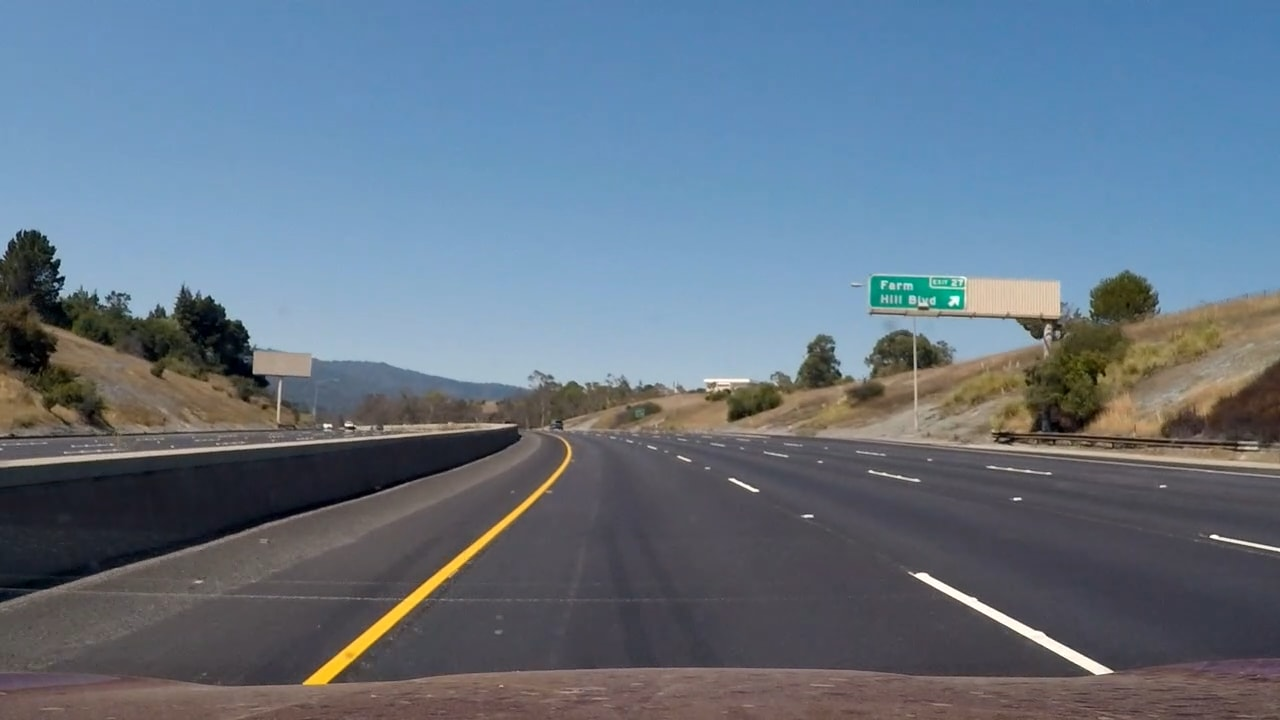
#> input picture examples/cap_project_video_00_00_01_01.jpg, 1280 x 720 px
$ jupyter execute --allow-errors P5_temp.ipynb   (shell and % lines are left out)   (older library calls are emulated)
#> lines starting #> are read from the running program, lines starting #| are printed output that depends on the picture; after the words box and inside, x2 and y2 are one past the last pixel; in counts of white or black regions, pixels touching at a corner belong together
[cell 1]
import cv2
import os
import numpy as np
import matplotlib.pyplot as plt
from mpl_toolkits.mplot3d import Axes3D

# [27 lines left out: function plot3d, not called in this run]


# Read a color image
fname = "learn/vehicles/GTI_MiddleClose/image0113.png"
img = cv2.imread(fname)

# Select a small fraction of pixels to plot by subsampling it
#> (the rest of this cell did not finish here and is left out)

[cell 2]
import numpy as np
import cv2
from skimage.feature import hog

# [42 lines left out: functions convert_color, get_hog_features, bin_spatial, color_hist, not called in this run]

import matplotlib.image as mpimg
import matplotlib.pyplot as plt
import numpy as np
import pickle
import cv2
# [6 lines of commented-out code are left out]

#> (the rest of this cell did not finish here and is left out)

[cell 3]
# Import everything needed to edit/save/watch video clips
from moviepy.editor import VideoFileClip

t_from = 38
t_till = 42

#vidoe_output = 'project_video_out_' + str(t_from) + "-" + str(t_till) + '.mp4'
vidoe_output = 'project_video5_out.mp4'

## To speed up the testing process you may want to try your pipeline on a shorter subclip of the video
## To do so add .subclip(start_second,end_second) to the end of the line below
## Where start_second and end_second are integer values representing the start and end of the subclip
## You may also uncomment the following line for a subclip of the first 5 seconds
##clip1 = VideoFileClip("test_videos/solidWhiteRight.mp4").subclip(0,5)

#> (the rest of this cell did not finish here and is left out)

[cell 4]
from IPython.display import HTML

HTML("""
<video width="960" height="540" controls>
  <source src="{0}">
</video>
""".format(vidoe_output))

#> (a cell that did not finish here is left out)

[cell 6]
import numpy as np
import cv2
import matplotlib.pyplot as plt
import matplotlib.image as mpimg
import random

# Here is your draw_boxes function from the previous exercise
def draw_boxes(img, bboxes, color=(0, 0, 255), thick=6):
    # Make a copy of the image
    imcopy = np.copy(img)
    # Iterate through the bounding boxes
    for bbox in bboxes:
        # Draw a rectangle given bbox coordinates
        #color_rnd=(random.randrange(0, 256, 1), random.randrange(0, 256, 1), random.randrange(0, 256, 1))
        cv2.rectangle(imcopy, bbox[0], bbox[1], color, thick)
        # Return the image copy with boxes drawn
    return imcopy

# Define a function that takes an image,
# start and stop positions in both x and y,
# window size (x and y dimensions),
# and overlap fraction (for both x and y)
def slide_window(img, x_start_stop=(None, None), y_start_stop=(None, None),
    xy_window=(64, 64), xy_overlap=(0.5, 0.5)):
    # If x and/or y start/stop positions not defined, set to image size
    x_start_stop = list(x_start_stop)
    y_start_stop = list(y_start_stop)
    if x_start_stop[0] == None:
        x_start_stop[0] = 0
    if x_start_stop[1] == None:
        x_start_stop[1] = img.shape[1]
    if y_start_stop[0] == None:
        y_start_stop[0] = 0
    if y_start_stop[1] == None:
        y_start_stop[1] = img.shape[0]
    # Compute the span of the region to be searched
    xspan = x_start_stop[1] - x_start_stop[0]
    yspan = y_start_stop[1] - y_start_stop[0]
    # Compute the number of pixels per step in x/y
    nx_pix_per_step = np.int(xy_window[0]*(1 - xy_overlap[0]))
    ny_pix_per_step = np.int(xy_window[1]*(1 - xy_overlap[1]))
    # Compute the number of windows in x/y
    nx_buffer = np.int(xy_window[0]*(xy_overlap[0]))
    ny_buffer = np.int(xy_window[1]*(xy_overlap[1]))
    nx_windows = np.int((xspan-nx_buffer)/nx_pix_per_step)
    ny_windows = np.int((yspan-ny_buffer)/ny_pix_per_step)
    # Initialize a list to append window positions to
    window_list = []
    # Loop through finding x and y window positions
    # Note: you could vectorize this step, but in practice
    # you'll be considering windows one by one with your
    # classifier, so looping makes sense
    for ys in range(ny_windows):
        for xs in range(nx_windows):
            # Calculate window position
            startx = xs*nx_pix_per_step + x_start_stop[0]
            endx = startx + xy_window[0]
            starty = ys*ny_pix_per_step + y_start_stop[0]
            endy = starty + xy_window[1]
            # Append window position to list
            window_list.append(((startx, starty), (endx, endy)))
    # Return the list of windows
    return window_list

#image = mpimg.imread('test_image.jpg')

image_fnames = \
    [
        'examples/cap_project_video_00_00_01_01.jpg',
        'examples/cap_project_video_00_00_10_02.jpg',
        'examples/cap_project_video_00_00_16_03.jpg',
        'examples/cap_project_video_00_00_25_04.jpg',
        'examples/cap_project_video_00_00_29_05.jpg',
        'examples/cap_project_video_00_00_37_06.jpg',
        'examples/cap_project_video_00_00_44_07.jpg',
        'examples/cap_project_video_00_00_48_08.jpg',
    ]

# windows should be easily converted into 64x64
regions = \
    [   # x_start_stop, y_start_stop, xy_window, xy_overlap, color
        #[ (None, None), (400, 485), ( 64,  64), (0.5, 0.7500), (251, 89, 114) ], # upper 1/4
        #[ (None, None), (400, 529), ( 96,  96), (0.5, 0.6667), (253, 87, 253) ], # upper 1/4-2/4
        #[ (None, None), (400, 560), (128, 128), (0.5, 0.7500), (174, 88, 252) ], # upper 2/4-3/4
        #[ (None, None), (400, 705), (224, 224), (0.5, 0.7143), ( 87, 91, 253) ], # upper 4/4-4/4
        [ (545, None), (400, 485), ( 64,  64), (0.5, 0.75), (251, 89, 114) ], # upper 1/4
        [ (545, None), (400, 529), ( 96,  96), (0.5, 0.66), (253, 87, 253) ], # upper 1/4-2/4
        [ (545, None), (400, 561), (128, 128), (0.5, 0.75), (174, 88, 252) ], # upper 2/4-3/4
        [ (405, None), (400, 705), (224, 224), (0.5, 0.71), ( 87, 91, 253) ], # upper 3/4-4/4
    ]

for fname in image_fnames:
    img = mpimg.imread(fname)
#> img is the input picture: shape (720, 1280, 3); mean R, G, B 100.6, 115.9, 131.8

    n = 0
    for reg in regions:
        windows = slide_window(img, x_start_stop=reg[0], y_start_stop=reg[1],
            xy_window=reg[2], xy_overlap=reg[3])
        n += len(windows)
        img = draw_boxes(img, windows, color=reg[4], thick=2)
#> this loop made 4 passes
#> n on passes 1 to 4: 42, 70, 90, 102
#> pass 1, `img = draw_boxes(img, windows, color=reg[4], thick=2)`:
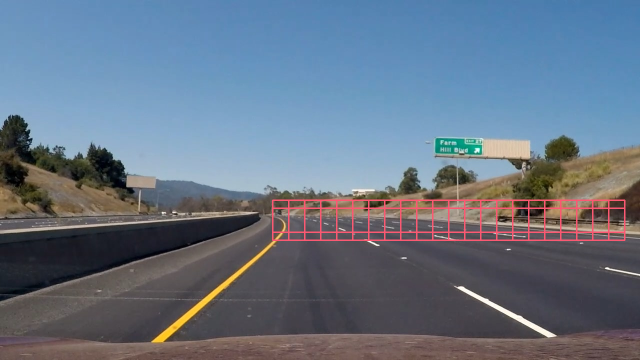
#> img: shape (720, 1280, 3) (shown at 1/2 size); mean R, G, B 102.7, 115.8, 132.2
#> after the loop:
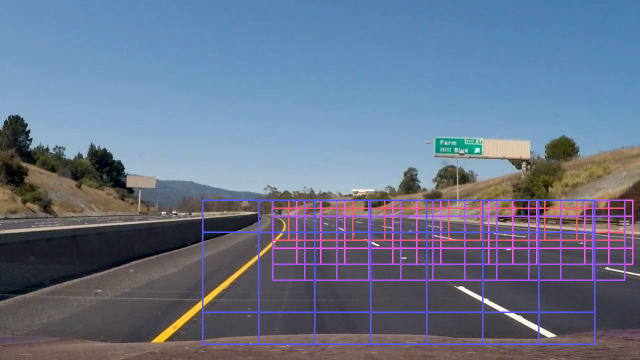
#> img: shape (720, 1280, 3) (shown at 1/2 size); mean R, G, B 103.4, 116, 138.1
#> after the loop, n = 102

    #print (n)
    plt.figure(figsize=(14,9))
#> (this line was passed over: IPython is not available in this run)
    cv2.putText(img, 'n_wnd=' + str(n), (50,50), cv2.FONT_HERSHEY_SIMPLEX, 1, (255,255,255), 1, cv2.LINE_AA)
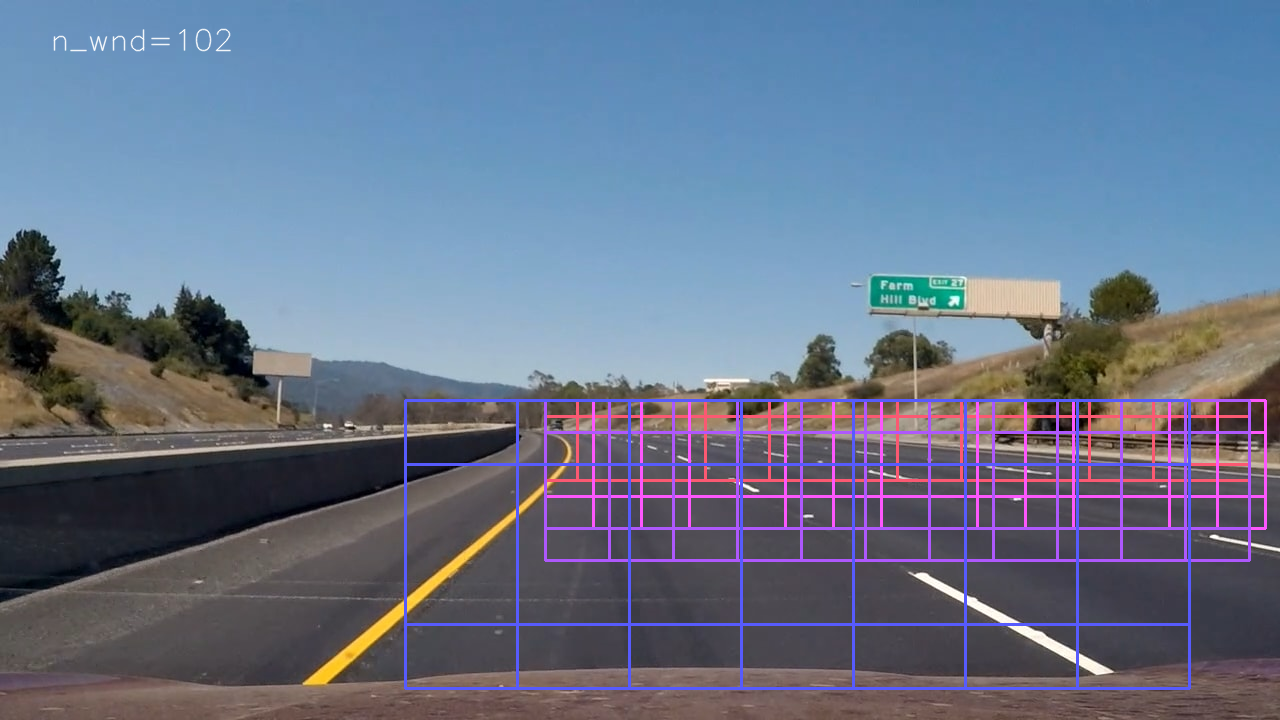
#> img: shape (720, 1280, 3); 0.12% of pixels changed, all inside (x1, y1, x2, y2) = (53, 28, 232, 52)
    plt.imshow(img)
#> (this line was passed over: IPython is not available in this run)
    mpimg.imsave(os.path.splitext(fname)[0] + "_boxes.jpg", img, format='jpg')
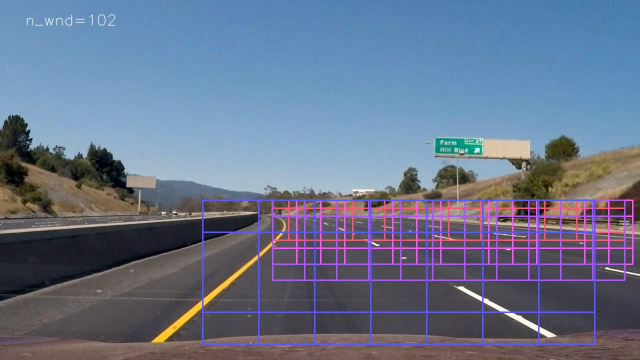
#> saved as cap_project_video_00_00_01_01_boxes.jpg: shape (720, 1280, 3) (shown at 1/2 size); mean R, G, B 103.6, 116, 138.2
#> pass 2 of the loop `for fname in image_fnames:`:
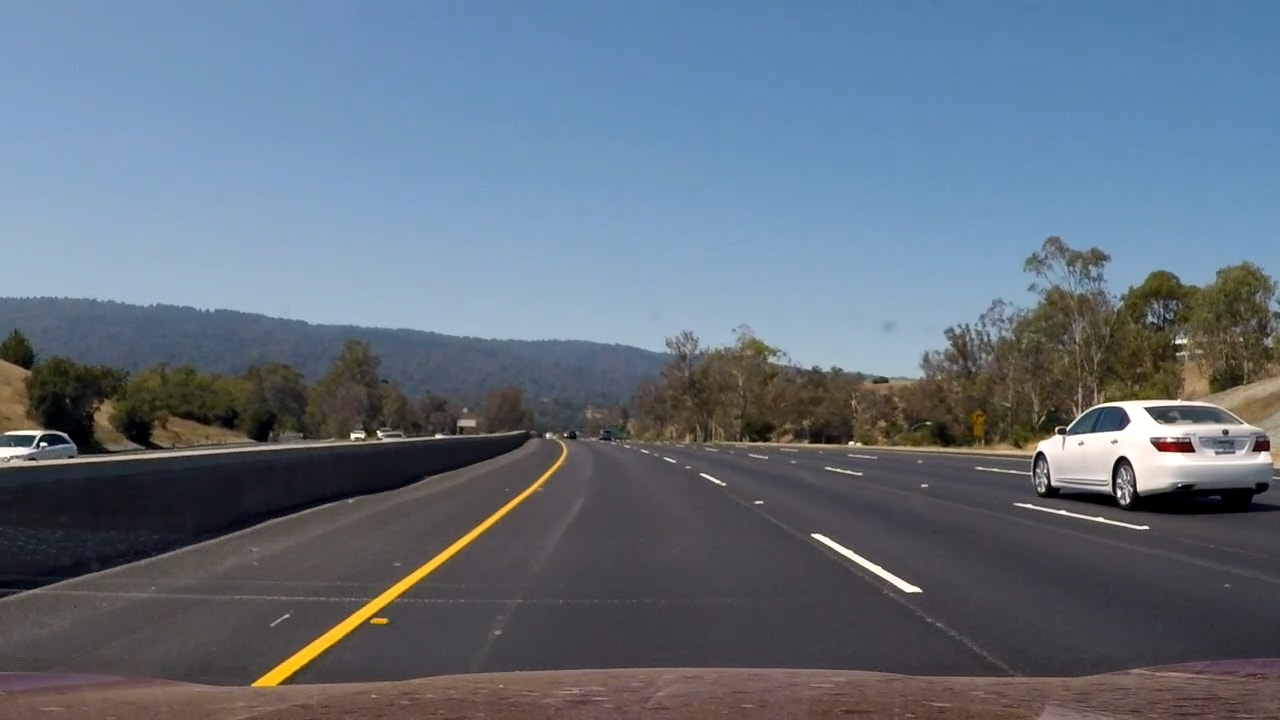
#> input picture examples/cap_project_video_00_00_10_02.jpg, 1280 x 720 px
#> img is the input picture: shape (720, 1280, 3); mean R, G, B 98.9, 111.5, 125.9
#> the loop `for reg in regions:` made 4 passes
#> after the loop `for reg in regions:`:
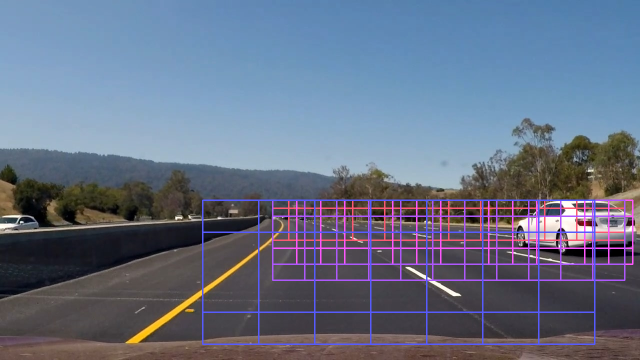
#> img: shape (720, 1280, 3) (shown at 1/2 size); mean R, G, B 102, 111.8, 132.4
#> `mpimg.imsave(os.path.splitext(fname)[0] + "_boxes.jpg", img, format='j..`:
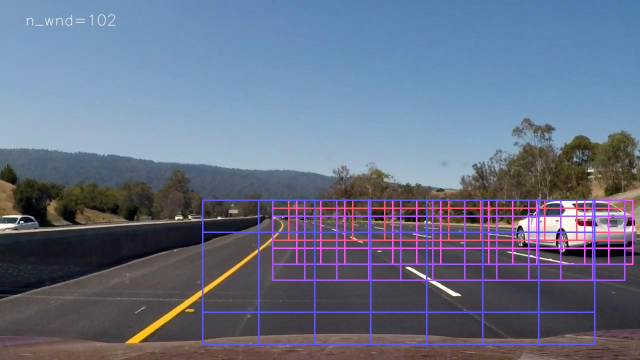
#> saved as cap_project_video_00_00_10_02_boxes.jpg: shape (720, 1280, 3) (shown at 1/2 size); mean R, G, B 102.1, 111.8, 132.5
#> pass 3 of the loop `for fname in image_fnames:`:
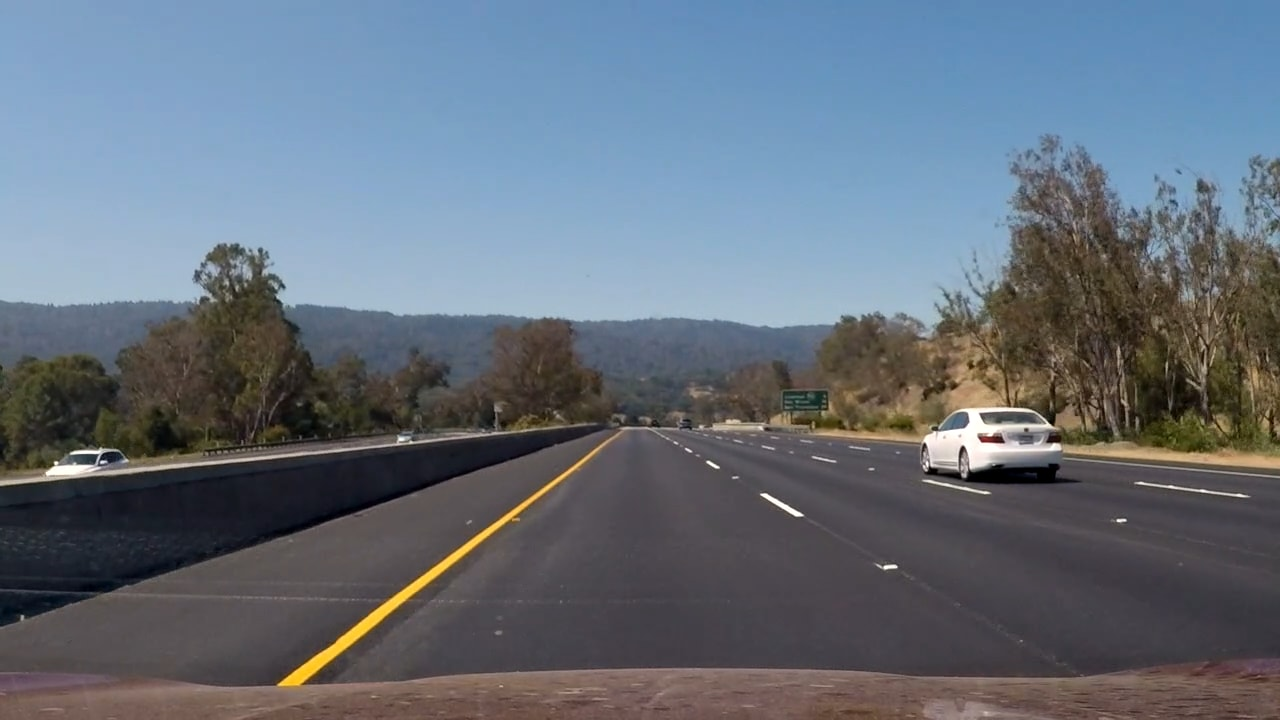
#> input picture examples/cap_project_video_00_00_16_03.jpg, 1280 x 720 px
#> img is the input picture: shape (720, 1280, 3); mean R, G, B 101.1, 110.9, 122.5
#> after the loop `for reg in regions:`:
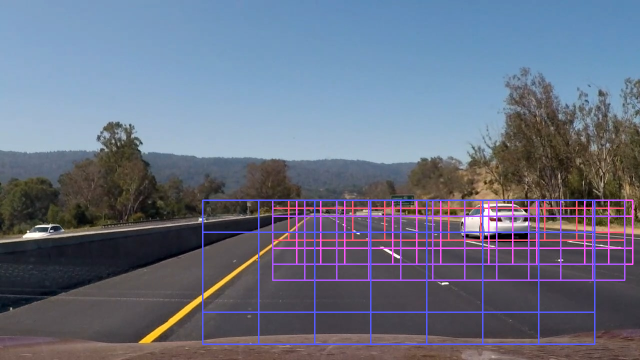
#> img: shape (720, 1280, 3) (shown at 1/2 size); mean R, G, B 104.1, 111.2, 129.2
#> `mpimg.imsave(os.path.splitext(fname)[0] + "_boxes.jpg", img, format='j..`:
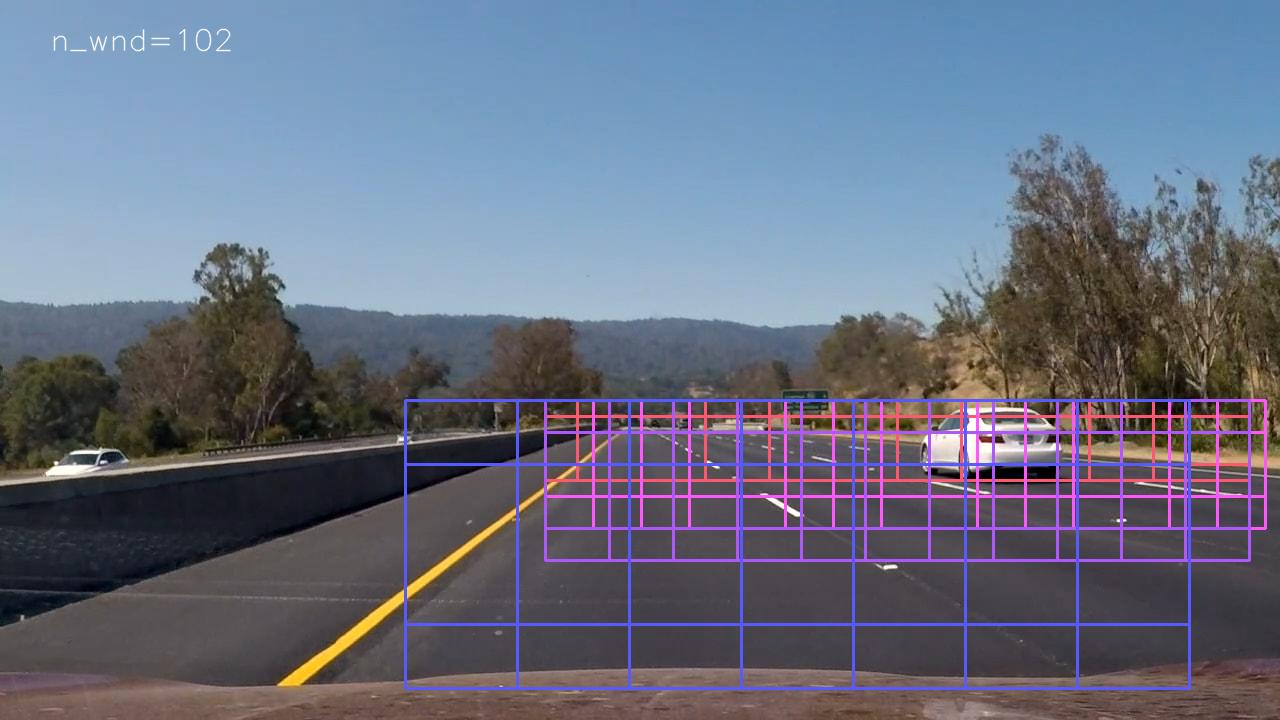
#> saved as cap_project_video_00_00_16_03_boxes.jpg: shape (720, 1280, 3); mean R, G, B 104.3, 111.2, 129.2

plt.show()
